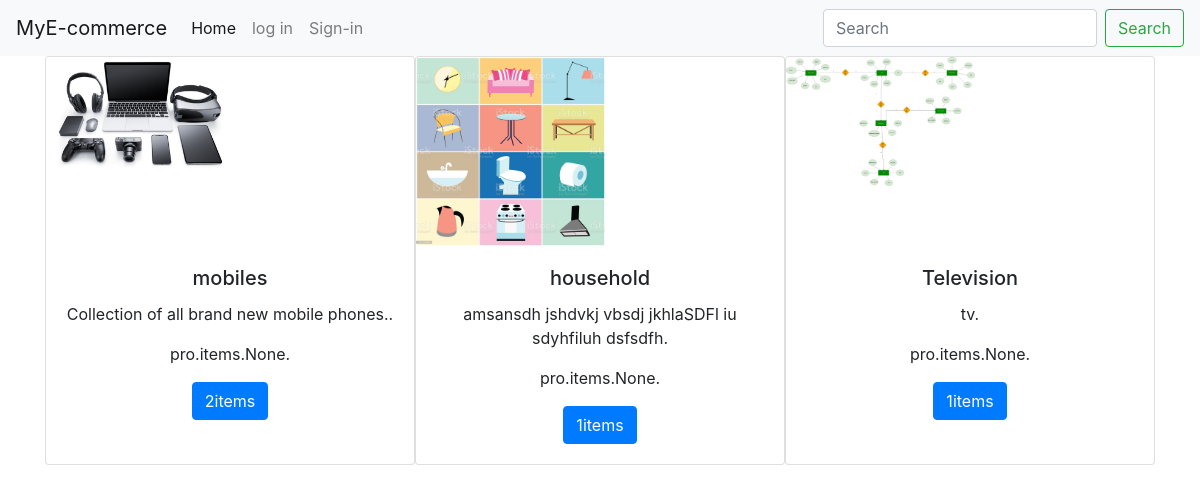
The page / on the database its author committed.
### pro/models.py (models this page shows)
class products(models.Model):
	name=models.CharField(max_length=200)
	desc=models.CharField(max_length=500)
	photo=models.ImageField(upload_to='itmephotos')
	datetime=models.DateTimeField(auto_now_add=True)
	item=models.ManyToManyField(items, null=True, blank=True)
	def total_item(self):
		return self.item.count()

### pro/views.py (the view)
# urls.py: path('',views.main_page,name='main_page'),
def main_page(request):
	f=products.objects.all()
	return render(request,'main_page.html',{'d':f})

### templates/main_page.html (shortened to what this page needs)
{% load static %}
<!doctype html>
<html lang="en">
  <head>
    <link rel="stylesheet" href="https://cdn.jsdelivr.net/npm/bootstrap@4.5.3/dist/css/bootstrap.min.css">
  </head>
  <body>
   	<nav class="navbar navbar-expand-lg navbar-light bg-light">
  <a class="navbar-brand" href="/">MyE-commerce</a>
  <div class="collapse navbar-collapse" id="navbarSupportedContent">
    <ul class="navbar-nav mr-auto">
      <li class="nav-item active">
        <a class="nav-link" href="">Home <span class="sr-only">(current)</span></a>
      </li>
      {% if user.is_authenticated %}
      <li class="nav-item">
        <h2>{{user.username}}</h2>
      </li>
      <li class="nav-item">
        <a class="nav-link" href="account">Account</a>
      </li>
      <li class="nav-item dropdown">
        <a class="nav-link" href="log_out">log out</a>
      </li>
      <li class="nav-item dropdown">
        <a class="nav-link" href="my_cart">cart</a>
      </li>
      {% else %}
      <li class="nav-item dropdown">
        <a class="nav-link" href="log_in">log in</a>
      </li>
      <li class="nav-item">
        <a class="nav-link" href="sign_in">Sign-in</a>
      </li>
      {% endif %}
    </ul>
    <form action="search_name" class="form-inline my-2 my-lg-0">
      <input name="search" class="form-control mr-sm-2" type="search" placeholder="Search" aria-label="Search">
      <button class="btn btn-outline-success my-2 my-sm-0" type="submit">Search</button>
    </form>
  </div>
</nav>
<div class="container flex d-flex flex-row mb-3 grid-container">
	{% for i in d %}
		<div class="card grid-item" style="width: 50%;">
      <div style="width: 50mm; height: 50mm;">
        <img src="media/{{i.photo}}" class="card-img-top" alt="...">
      </div>
		  <div class="card-body">
		    <h5 class="card-title">{{i.name}}</h5>
		    <p class="card-text">{{i.desc}}.</p>
		    <p class="card-text">{{i.item}}.</p>
		    <a href="/sub_page?search={{i.name}}" class="btn btn-primary">{{ i.total_item }}items</a>
		  </div>
		</div>
	{% endfor %}
</div>
  </body>
</html>

### templates/main_page.html (style rules this page uses)
.grid-container { display: grid; grid-template-columns: auto auto auto; }
.grid-item { text-align: center; }

### rows shown on the page
products: photo (picture), name "mobiles", desc "Collection of all brand new mobile phones.", item "pro.items.None", total_item "2"
products: photo (picture), name "household", desc "amsansdh jshdvkj vbsdj jkhlaSDFl iu sdyhfiluh dsfsdfh", item "pro.items.None", total_item "1"
products: photo (picture), name "Television", desc "tv", item "pro.items.None", total_item "1"
